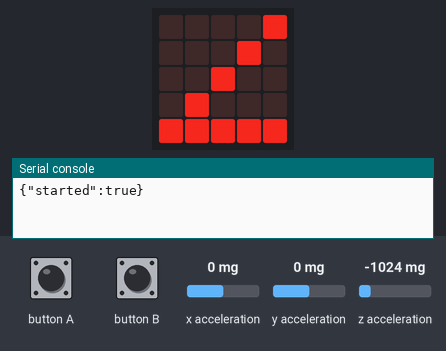
Bench run of a program on a simulated BBC micro:bit running MicroPython. Shown: the board's 5×5 LED display, the last lines printed to the serial console. Inputs (shaded band) come from the test bench; at power-on: x acceleration 0 mg, y acceleration 0 mg, z acceleration -1024 mg.

Above: at 0.1 s.
At 1.78 s:
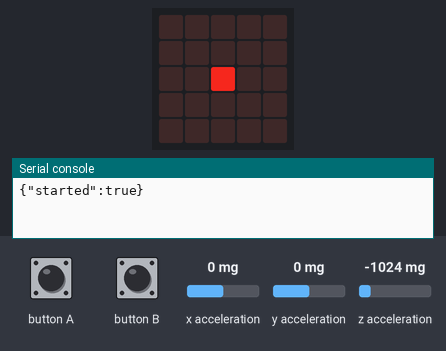
2.4 s: x acceleration set to -1440 mg
At 3.6 s:
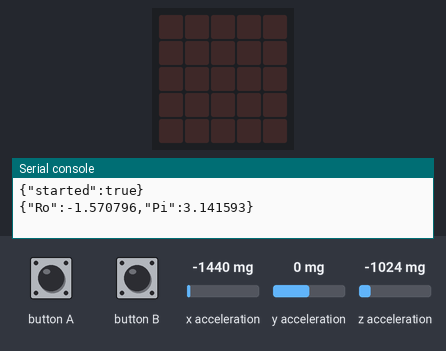
5.4 s: button A pressed for 0.15 s
7.0 s: button B pressed for 0.15 s
8.6 s: y acceleration set to -1440 mg
10.1 s: button A driven LOW and button B driven LOW
Timing chart, 0 to 12.8 s (numbered marks = the images above; inputs shaded):
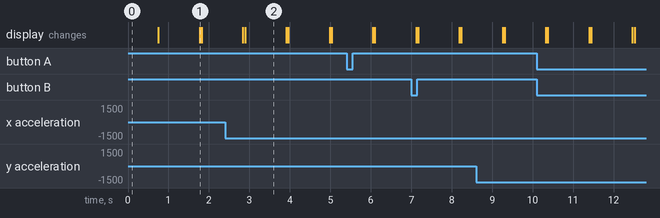

Measured:
- what the display in image 2 shows lasts 1.0 s, from 2.9 s to 3.9 s

The program:

connected_ubit_angle.py
```python
import math

from microbit import *

def roll_pitch_heading():
    last_msg = ""
    resend_count = 0
    last_json_msg = ""
    dot = Image("00000:00000:00800:00000:00000")
    last_roll = False
    last_pitch = False
    cycle = 0
    while True:
        msg = ""
        if button_a.is_pressed():
            msg += 'a'
        if button_b.is_pressed():
            msg += 'b'

        resend_count += 1
        if msg == last_msg: # sends empty message when all buttons are released
            if resend_count >= 20: # i.e. 1 second resend when same
                if msg != "":
                    print(msg)
                resend_count = 0
        else: # Different message
            print(msg)
            resend_count = 0
        last_msg = msg

        json_msg = ""
        x = accelerometer.get_x()/1024
        y = accelerometer.get_y()/1024
        z = accelerometer.get_z()/1024
        roll = math.pi-(math.atan2(x, z)%(math.pi*2))
        pitch = math.pi-(math.atan2(y, z)%(math.pi*2))
        if roll != last_roll:
            last_roll = roll
            json_msg = '"Ro":'+str(roll)
        if pitch != last_pitch:
            last_pitch = pitch
            if json_msg != "":
                json_msg += ','
            json_msg += '"Pi":'+str(pitch)
        if json_msg != "" and (json_msg != last_json_msg):
            print('{'+json_msg+'}')
        last_json_msg = json_msg

        cycle += 1
        if cycle > 20:
            display.show(dot)
            cycle = 0
        elif cycle == 1:
            display.show(' ')
        sleep(50)
    return # never does

# Main program
uart.init(115200,8,None,1)
print('{"started":true}')
image = Image("00008:00080:00800:08000:88888")
display.show(image)
sleep(750)
roll_pitch_heading()
```
